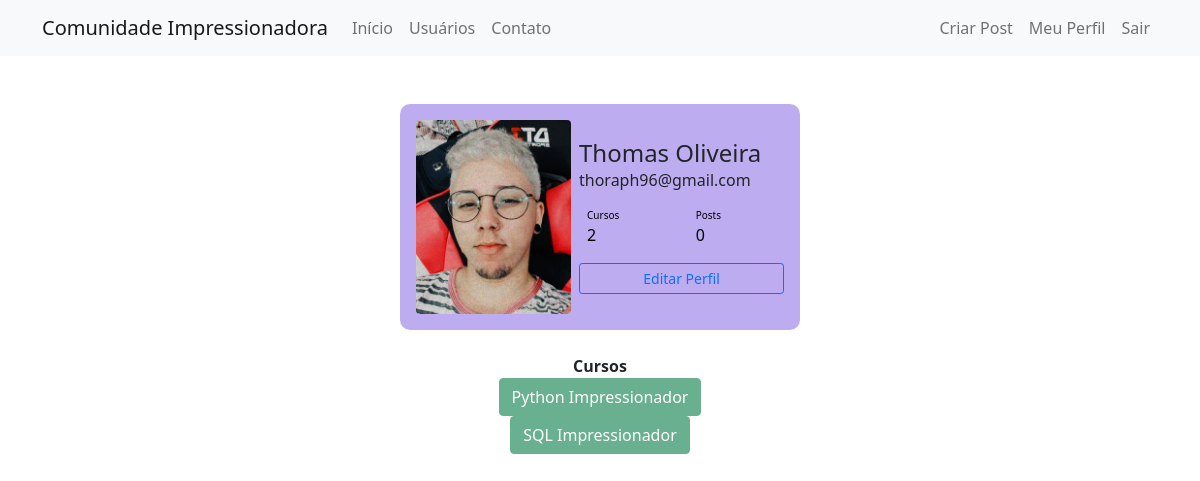
The page /perfil (signed in) on the database its author committed.
### comunidadeimpressionadora/models.py (models this page shows)
class Usuario(database.Model, UserMixin):
    id = database.Column(database.Integer, primary_key = True)
    username = database.Column(database.String, nullable = False)
    email = database.Column(database.String, nullable = False, unique = True)
    senha = database.Column(database.String, nullable = False)
    foto_perfil = database.Column(database.String, default = 'default.jpg')
    posts = database.relationship('Post', backref = 'autor', lazy = True)
    cursos = database.Column(database.String, nullable = False, default = 'Não informado')

### comunidadeimpressionadora/routes.py (the view)
@app.route('/perfil')
@login_required
def perfil():
    foto_perfil = url_for('static', filename='fotos_perfil/{}'.format(current_user.foto_perfil))
    return render_template('perfil.html', foto_perfil = foto_perfil)

### comunidadeimpressionadora/models.py (called while the page is built)
@login_manager.user_loader
def load_usuario(id_usuario):
    return Usuario.query.get(int(id_usuario))

### comunidadeimpressionadora/templates/perfil.html (shortened to what this page needs)
{% extends 'base.html' %}
{% block body %}
<div class="container mt-5 d-flex justify-content-center">
    <div class="card p-3">
        <div class="d-flex align-items-center">
        <div class="image pe-2">
        <img src="{{foto_perfil}}" class="rounded" width="155" >
        </div>
        <div class="ml-3 w-100">
           <h4 class="mb-0 mt-0">{{ current_user.username }}</h4>
           <span>{{ current_user.email }}</span>
           <div class="p-2 mt-2 bg-primary d-flex rounded text-white stats">
                <div class="d-flex flex-column">
                    {% if 'Não Informado' in current_user.cursos %}
                    <span class="articles">Cursos</span>
                    <span class="number1">0</span>
                    {% else %}
                    <span class="articles">Cursos</span>
                    <span class="number1">{{ current_user.cursos.count(';') + 1}}</span>
                    {% endif%}
                </div>
                <div class="d-flex flex-column">
                    <span class="rating">Posts</span>
                    <span class="number3">0</span>
                </div>
           </div>
           <div class="button mt-2 d-flex flex-row align-items-center">
                <a class="w-100" href="{{ url_for('editar_perfil')}}">
                    <button class="btn btn-sm btn-outline-primary w-100">Editar Perfil</button>
                </a>
           </div>
        </div>
        </div>
    </div>
 </div>
 <div class="row justify-content-center mt-4">
    <div class="col col-4" style="text-align: center">
        <strong> Cursos </strong><br>
        {% for curso in current_user.cursos.split(';') %}
            <button type="button" class="btn btn-success" disabled>{{curso}}</button>
        {% endfor %}
    </div>
 </div>
{% endblock %}

### comunidadeimpressionadora/templates/base.html (shortened to what this page needs)
<html lang="pt-br">
<head>
    <link href="https://cdn.jsdelivr.net/npm/bootstrap@5.0.2/dist/css/bootstrap.min.css" rel="stylesheet">
    <link rel="stylesheet" type="text/css" href="{{url_for('static', filename='main.css')}}"/>
</head>
<body>
    {% include 'navbar.html' %}
    {% block body %}
    {% endblock %}
</body>
</html>

### comunidadeimpressionadora/templates/navbar.html (shortened to what this page needs)
<nav class="navbar navbar-expand-lg navbar-light bg-light">
    <div class="container-fluid container">
      <a class="navbar-brand" href="{{url_for('home')}}">Comunidade Impressionadora</a>
      <div class="collapse navbar-collapse" id="navbarSupportedContent">
        <ul class="navbar-nav me-auto mb-2 mb-lg-0">
          <li class="nav-item">
            <a class="nav-link" aria-current="page" href="{{url_for('home')}}">Início</a>
          </li>
          <li class="nav-item">
            <a class="nav-link" href="{{url_for('usuarios')}}">Usuários</a>
          </li>
          <li class="nav-item">
            <a class="nav-link" href="{{url_for('contato')}}">Contato</a>
          </li>
        </ul>
        <ul class="d-flex navbar-nav">
          {% if current_user.is_authenticated %}
            <li class="nav-item">
              <a class="nav-link" href="{{url_for('criar_post')}}">Criar Post</a>
            </li>
            <li class="nav-item">
              <a class="nav-link" href="{{url_for('perfil')}}">Meu Perfil</a>
            </li>
            <li class="nav-item">
              <a class="nav-link" href="{{url_for('sair')}}">Sair</a>
            </li>
          {% endif %}
        </ul>
      </div>
    </div>
  </nav>

### comunidadeimpressionadora/static/main.css (style rules this page uses)
.card { width: 400px; border: none; border-radius: 10px; background-color: rgb(189, 173, 240); }
.stats { background: rgb(189, 173, 240)!important; justify-content: space-between; width: 150px; color: #000 !important; }
.articles { font-size:10px; color: #000000; }
.number1 { font-weight:500; }
.rating { font-size:10px; color: #000000; }
.number3 { font-weight:500; }

### rows shown on the page
Usuario: username "Thomas Oliveira", email "thoraph96@gmail.com", cursos "2"

### other values the page prints
{{ curso }} "Python Impressionador" "SQL Impressionador"
